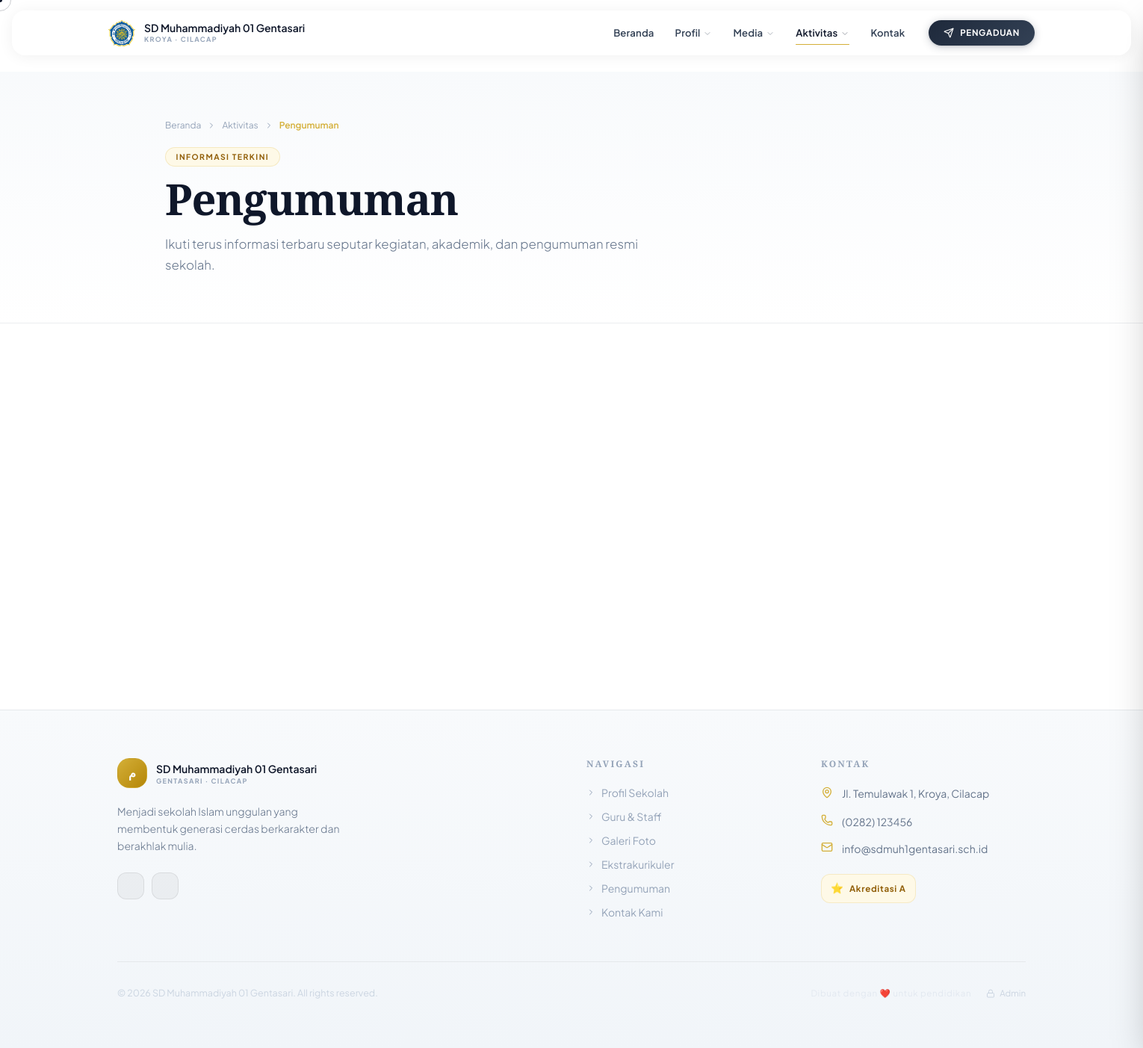
The app's page /pages/aktivitas/pengumuman.php with its own data.
### tables this page shows
CREATE TABLE `school_profile`  (
  `id` int(10) UNSIGNED NOT NULL AUTO_INCREMENT,
  `school_name` varchar(200) NOT NULL,
  `npsn` varchar(20) NULL DEFAULT NULL,
  `address` text NULL,
  `village` varchar(100) NULL DEFAULT NULL,
  `district` varchar(100) NULL DEFAULT NULL,
  `city` varchar(100) NULL DEFAULT NULL,
  `province` varchar(100) NULL DEFAULT NULL,
  `postal_code` varchar(10) NULL DEFAULT NULL,
  `phone` varchar(30) NULL DEFAULT NULL,
  `email` varchar(120) NULL DEFAULT NULL,
  `website` varchar(200) NULL DEFAULT NULL,
  `logo` varchar(255) NULL DEFAULT NULL,
  `hero_image` varchar(255) NULL DEFAULT NULL,
  `visi` text NULL,
  `misi` text NULL,
  `sejarah` longtext NULL,
  `akreditasi` varchar(10) NULL DEFAULT NULL,
  `tahun_berdiri` year NULL DEFAULT NULL,
  `facebook` varchar(200) NULL DEFAULT NULL,
  `instagram` varchar(200) NULL DEFAULT NULL,
  `youtube` varchar(200) NULL DEFAULT NULL,
  `maps_embed` text NULL,
  `updated_at` timestamp(0) NOT NULL DEFAULT current_timestamp(0) ON UPDATE CURRENT_TIMESTAMP(0),
  PRIMARY KEY (`id`) USING BTREE
);

### includes/header.php (shortened to what the rows shown need)
<?php
require_once ROOT_PATH . '/config.php';
$pageTitle     = $pageTitle     ?? APP_NAME;
$activePage    = $activePage    ?? '';
$pageHeroTitle = $pageHeroTitle ?? $pageTitle;
try {
    $profileData = db()->query("SELECT * FROM school_profile LIMIT 1")->fetch() ?: [];
    $logoSrc     = !empty($profileData['logo']) ? UPLOAD_URL . 'logos/' . $profileData['logo'] : null;
    $siteName    = $profileData['school_name'] ?? APP_NAME;
    $desa        = $profileData['district'] ?? 'Kroya';
    $kota        = $profileData['city'] ?? 'Cilacap';
    $schoolAddress = $desa . ' · ' . $kota;
} catch (Exception $e) {
    $profileData = [];
    $logoSrc     = null;
    $siteName    = APP_NAME;
    $schoolAddress = '';
    $tahunBerdiri  = '1962';
}
?>
<!DOCTYPE html>
<html lang="id" class="scroll-smooth">
<head>
    <script src="https://cdn.tailwindcss.com"></script>
    <link rel="stylesheet" href="<?= APP_URL ?>/assets/css/light3d.css">
</head>
<body class="light-mode bg-white overflow-x-hidden">
<nav id="navbar" class="navbar-light transition-all duration-300">
    <div class="max-w-7xl mx-auto px-4 sm:px-5">
        <div class="flex items-center justify-between" style="height:58px; transition: height .3s cubic-bezier(.22,1,.36,1);">
            <a href="<?= APP_URL ?>/index.php" class="flex items-center gap-3 group flex-shrink-0">
                <?php if ($logoSrc): ?>
                    <img src="<?= $logoSrc ?>" alt="Logo <?= e($siteName) ?>"
                         class="w-9 h-9 object-contain group-hover:scale-105 transition-transform duration-200">
                <?php endif; ?>
                <div class="hidden sm:block">
                    <div class="text-sm font-semibold leading-tight" style="color:#0f172a;"><?= e($siteName) ?></div>
                    <div class="text-[9px] tracking-widest uppercase font-bold" style="color:#94a3b8; letter-spacing:.15em;"><?= e($schoolAddress) ?></div>
                </div>
            </a>
        </div>
    </div>
</nav>
<div class="page-wrapper <?= $activePage === 'beranda' ? '' : 'pt-20 md:pt-24' ?>">
<?php if ($activePage !== 'beranda'): ?>
<section class="page-hero-light relative overflow-hidden py-16">
    <div class="max-w-6xl mx-auto px-4 sm:px-6 lg:px-8 relative z-10">
        <h1 class="font-display font-bold mb-4"
            style="font-size:clamp(2.2rem, 5vw, 3.6rem); line-height:1.08; letter-spacing:-0.02em; color:#0f172a;
                   opacity:0; animation:fadeUp .7s .15s ease forwards;">
            <?= e($pageHeroTitle) ?>
        </h1>
    </div>
</section>
<?php endif; ?>

### includes/footer.php (shortened to what the rows shown need)
<?php
$siteName = $profileData['school_name'] ?? APP_NAME;
?>
<footer class="footer-light">
    <div class="max-w-7xl mx-auto px-4 sm:px-6 lg:px-8 py-16">
        <div class="grid md:grid-cols-2 lg:grid-cols-4 gap-10">
            <div class="lg:col-span-2">
                <div class="flex items-center gap-3 mb-5">
                    <div>
                        <div class="text-sm font-semibold" style="color:#0f172a;"><?= e($siteName) ?></div>
                        <div class="text-[9px] tracking-widest uppercase font-bold" style="color:#94a3b8; letter-spacing:.15em;">
                            Gentasari · Cilacap
                        </div>
                    </div>
                </div>
            </div>
            <div>
                <ul class="space-y-4">
                    <?php if (!empty($profileData['address'])): ?>
                    <li class="flex gap-3 text-sm" style="color:#64748b;">
                        <i data-lucide="map-pin" class="w-4 h-4 flex-shrink-0 mt-0.5" style="color:#d4af37;"></i>
                        <span class="leading-relaxed">
                            <?= e($profileData['address'].', '.($profileData['district']??'').', '.($profileData['city']??'')) ?>
                        </span>
                    </li>
                    <?php endif; ?>
                    <?php if (!empty($profileData['phone'])): ?>
                    <li class="flex gap-3 text-sm" style="color:#64748b;">
                        <i data-lucide="phone" class="w-4 h-4 flex-shrink-0" style="color:#d4af37;"></i>
                        <a href="tel:<?= e($profileData['phone']) ?>" class="hover:text-gray-800 transition-colors">
                            <?= e($profileData['phone']) ?>
                        </a>
                    </li>
                    <?php endif; ?>
                    <?php if (!empty($profileData['email'])): ?>
                    <li class="flex gap-3 text-sm" style="color:#64748b;">
                        <i data-lucide="mail" class="w-4 h-4 flex-shrink-0" style="color:#d4af37;"></i>
                        <a href="mailto:<?= e($profileData['email']) ?>" class="hover:text-gray-800 transition-colors">
                            <?= e($profileData['email']) ?>
                        </a>
                    </li>
                    <?php endif; ?>
                </ul>
            </div>
        </div>
        <div class="mt-14 pt-8 flex flex-col sm:flex-row items-center justify-between gap-4"
             style="border-top:1px solid rgba(0,0,0,0.06);">
            <p style="color:#cbd5e1; font-size:.78rem;">
                &copy; <?= date('Y') ?> <?= e($siteName) ?>. All rights reserved.
            </p>
            <div class="flex items-center gap-5">
                <span style="font-size:.72rem; color:#e2e8f0; letter-spacing:.06em;">
                </span>
                <a href="<?= APP_URL ?>/admin/login.php"
                   class="flex items-center gap-1.5 transition-colors"
                   style="color:#cbd5e1; font-size:.72rem;"
                   onmouseover="this.style.color='#94a3b8'" onmouseout="this.style.color='#cbd5e1'">
                </a>
            </div>
        </div>
    </div>
</footer>
</div>
</body>
</html>

### records on screen
school_profile: logo (picture), school_name "SD Muhammadiyah 01 Gentasari", schoolAddress "KROYA · CILACAP", address+district+city "Jl. Temulawak 1, Kroya, Cilacap", phone "(0282) 123456", email "info@sdmuh1gentasari.sch.id"

### other values on screen
$label "Profil"
$label "Media"
$label "Aktivitas"
$breadcrumbParent "Aktivitas"
$pageTitle "Pengumuman"
$pageHeroLabel "INFORMASI TERKINI"
$pageHeroTitle "Pengumuman"
$pageHeroSub "Ikuti terus informasi terbaru seputar kegiatan, akademik, dan pengumuman resmi sekolah."
$l[1] "Profil Sekolah"
$l[1] "Guru & Staff"
$l[1] "Galeri Foto"
$l[1] "Ekstrakurikuler"
$l[1] "Pengumuman"
$l[1] "Kontak Kami"
